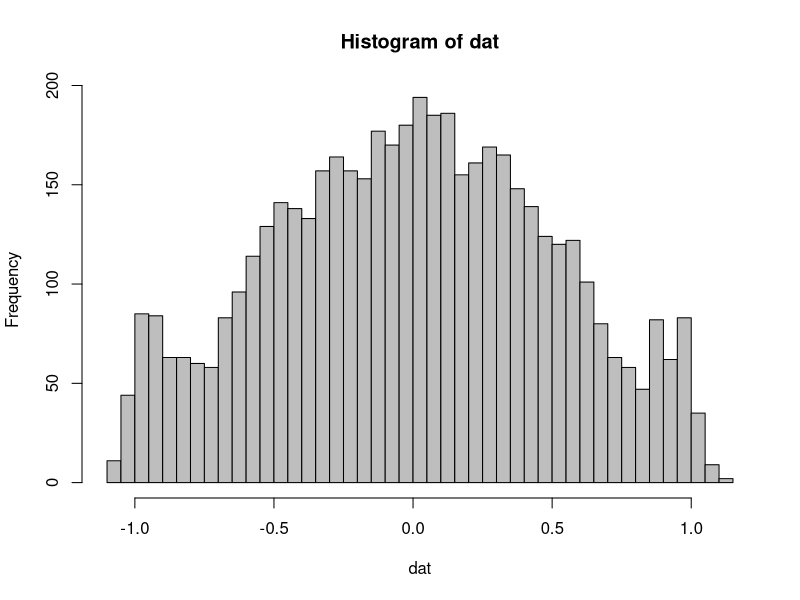

Recreate this plot in R.
rm(list = ls())
.random_walk <- function(k){
  x <- sample(c(1, -1), k, replace = T)
  #x <- sign(cumsum(x))
}

.l2norm <- function(x){
  sqrt(sum(x^2))
}

.generate_latent <- function(n = 100, k = 2){
  dat <- t(sapply(1:n, function(x){
    .random_walk(k)
  }))

  if(k == 1){
    dat <- matrix(dat, ncol = 1)
  }

  res <- t(apply(dat, 1, function(x){
    if(k == 1){
      MASS::mvrnorm(n = 1, mu = as.matrix(x), Sigma = as.matrix(.25))
    } else {
      MASS::mvrnorm(n = 1, mu = x, Sigma = .1*diag(k))
    }
  }))

  if(k == 1){
    res <- matrix(res, ncol = 1)
  }

  for(i in 1:nrow(res)){
    res[i,] <- res[i,]/.l2norm(res[i,])
  }

  res
}

.generate_samples <- function(mat){
  gram <- mat %*% t(mat)

  vec <- gram[lower.tri(gram, diag = F)]
  sapply(vec, function(x){
    stats::rnorm(1, mean = x, sd = .05)
  })
}

set.seed(10)
latent <- .generate_latent(k = 4)
dat <- .generate_samples(latent)
hist(dat, breaks = 50, col = "gray")
